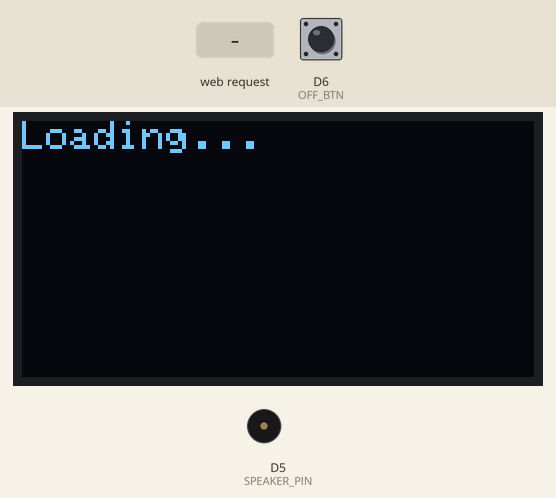
A sketch run on a simulated ESP8266 (NodeMCU). Parts: 128×64 one-colour display, buzzer (waves = sounding). Inputs (shaded band) come from the test bench; at power-on: D6 (OFF_BTN) LOW. WiFi joins after 1.5 s; servers stay silent unless stated; the display library's start-up logo is not drawn; network time is answered at once with the bench clock; uploads are accepted with an empty reply; the local clock reads 2024-03-15 10:24:30 at power-on unless the sketch sets it; what the sketch prints to the serial monitor is not drawn. At 19.0 s the program restarts the board; the recording ends there.

Above: at 1.1 s.
At 6.0 s:
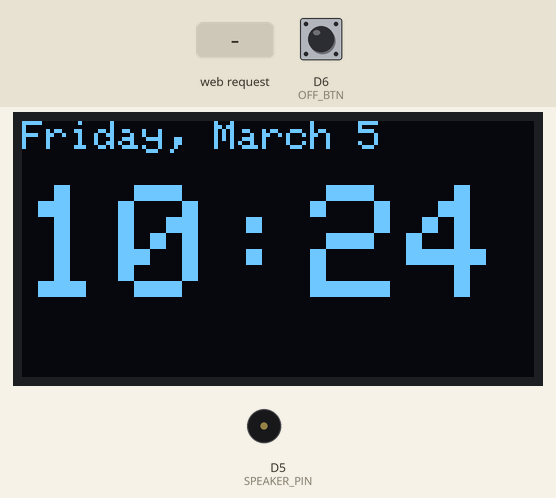
6.1 s: HTTP request GET /ALARM received
At 6.7 s:
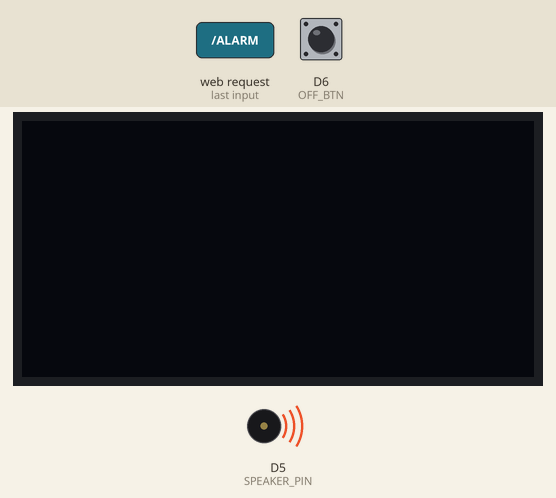
9.1 s: HTTP request GET /ADDALARM/ received
At 10.0 s:
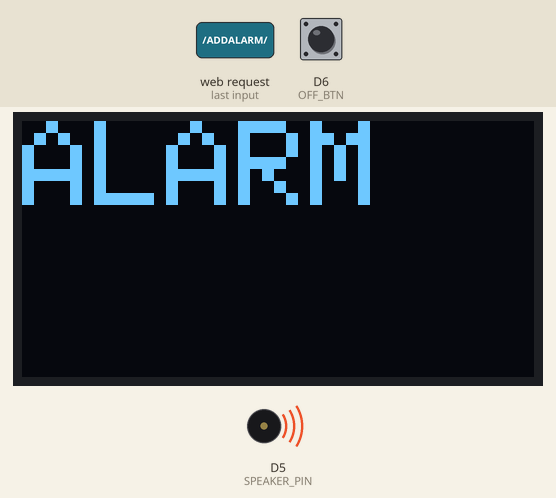
12.1 s: D6 (OFF_BTN) pulled HIGH for 0.15 s
At 12.8 s:
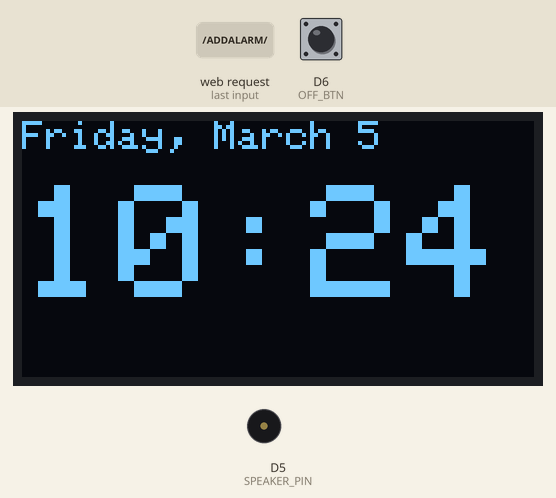
13.7 s: HTTP request GET /ALARM received
At 14.4 s:
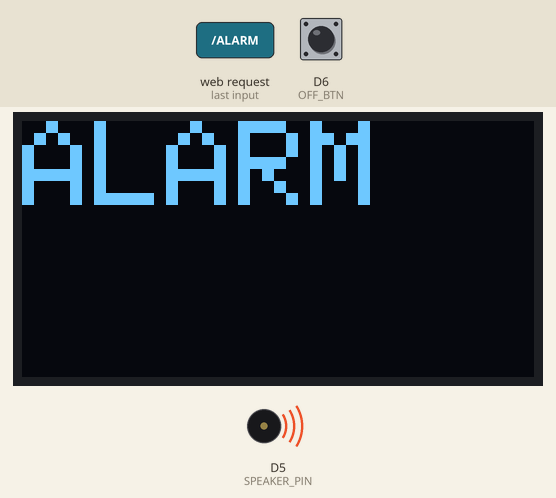
16.0 s: HTTP request GET /DELETEALARM/ received
19.0 s: HTTP request GET /STOP received
Timing chart, 0 to 19.0 s (numbered marks = the images above; inputs shaded):
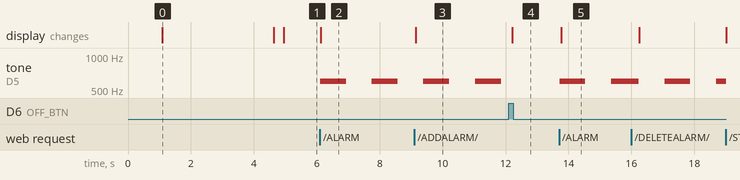

The sketch:

home_thing.ino
```cpp
#include <ArduinoJson.h>
#include <ESP8266WiFi.h>
#include <ESP8266HTTPClient.h>
#include <WiFiClient.h>
#include <SPI.h>
#include <Wire.h>
#include <Adafruit_GFX.h>
#include <Adafruit_SSD1306.h>
#include <NTPClient.h>
#include <WiFiUdp.h>
#include <vector>

#define SCREEN_WIDTH 128
#define SCREEN_HEIGHT 64
#define OLED_RESET -1
#define SCREEN_ADDRESS 0x3C
#define SPEAKER_PIN D5
#define WIFI_SSID "Dialog 4G 544"
#define WIFI_PASS "5d1ddCFD"
#define OFF_BTN D6

Adafruit_SSD1306 display(SCREEN_WIDTH, SCREEN_HEIGHT, &Wire, OLED_RESET);

const char *ssid = WIFI_SSID;
const char *password = WIFI_PASS;

// Define NTP Client to get time
WiFiUDP ntpUDP;
NTPClient timeClient(ntpUDP, "pool.ntp.org");

// Week Days
String weekDays[7] = {"Sunday", "Monday", "Tuesday", "Wednesday", "Thursday", "Friday", "Saturday"};

// Month names
String months[12] = {"January", "February", "March", "April", "May", "June", "July", "August", "September", "October", "November", "December"};

int Speaker = SPEAKER_PIN; // GPIO13
WiFiServer server(80);

bool isRingingAlarm = false;

void renderViews()
{
    if (!isRingingAlarm)
    {
        display.stopscroll();
        display.clearDisplay();
        display.setTextSize(1);
        display.setTextColor(WHITE);
        display.setCursor(0, 0);

        time_t epochTime = timeClient.getEpochTime();
        display.print(weekDays[timeClient.getDay()]);
        display.print(", ");
        struct tm *ptm = gmtime((time_t *)&epochTime);
        display.print(months[ptm->tm_mon]);
        display.print(" ");
        display.print(timeClient.getDay());
        display.println();
        display.println();

        // Display time
        display.setTextSize(4);
        display.print(timeClient.getHours() % 12 == 0 ? 12 : timeClient.getHours() % 12);
        display.print(":");
        display.print(timeClient.getMinutes());

        display.display();
    }
    else
    {
        display.clearDisplay();
        display.display();
        display.setCursor(0, 0);
        display.setTextSize(3);
        display.print("ALARM");
        display.display();
    }
}

struct Alarm
{
    unsigned int hour;
    unsigned int minute;
    unsigned int weekend;
};

std::vector<Alarm> alarms;

void sendAlarmsToServer(const String &json)
{
    WiFiClient client;
    HTTPClient http;

    if (http.begin(client, "http://home-s1.tronic247.com/"))
    {
        std::unique_ptr<BearSSL::WiFiClientSecure> client(new BearSSL::WiFiClientSecure);
        client->setInsecure();

        http.addHeader("Content-Type", "application/json");
        // add valid headers such as user agent

        int httpCode = http.POST(json);
        if (httpCode == HTTP_CODE_OK)
        {
            Serial.println("Alarms saved successfully");
        }
        else
        {
            Serial.print("Failed to save alarms. Error code: ");
            Serial.println(httpCode);
        }

        http.end();
    }
    else
    {
        Serial.println("Failed to connect to server");
    }
}

String serializeAlarms()
{
    StaticJsonDocument<512> doc;

    JsonArray alarmsJson = doc.createNestedArray("alarms");

    for (const Alarm &alarm : alarms)
    {
        JsonObject alarmJson = alarmsJson.createNestedObject();
        alarmJson["hour"] = alarm.hour;
        alarmJson["minute"] = alarm.minute;
        alarmJson["weekend"] = alarm.weekend;
    }

    String json;

    serializeJson(doc, json);

    return json;
}

void saveAlarms()
{
    String json = serializeAlarms();
    sendAlarmsToServer(json);
}

void loadAlarms()
{
    WiFiClient client;
    HTTPClient http;

    if (http.begin(client, "http://home-s1.tronic247.com/"))
    {
        int httpCode = http.GET();
        if (httpCode == HTTP_CODE_OK)
        {
            String json = http.getString();

            StaticJsonDocument<512> doc;
            deserializeJson(doc, json);

            JsonArray alarmsJson = doc["alarms"];

            Serial.println("Alarms loaded successfully");
            Serial.println(json);

            for (JsonObject alarmJson : alarmsJson)
            {
                Alarm alarm;
                alarm.hour = alarmJson["hour"];
                alarm.minute = alarmJson["minute"];
                alarm.weekend = alarmJson["weekend"];
                alarms.push_back(alarm);
            }
        }
        else
        {
            Serial.print("Failed to load alarms. Error code: ");
            Serial.println(httpCode);
        }

        http.end();
    }
    else
    {
        Serial.println("Failed to connect to server");
    }
}

void addAlarm(unsigned int hour, unsigned int minute, unsigned int weekend = 0)
{
    Alarm alarm;
    alarm.hour = hour;
    alarm.minute = minute;
    alarm.weekend = weekend;
    alarms.push_back(alarm);
    saveAlarms();
}

void deleteAlarm(unsigned int hour, unsigned int minute)
{
    unsigned int alarmId = 0;

    for (const Alarm &alarm : alarms)
    {
        if (alarm.hour == hour && alarm.minute == minute)
        {
            alarms.erase(alarms.begin() + alarmId);
            break;
        }

        alarmId++;
    }

    saveAlarms();
}

unsigned int lastPlayedAlarmId = 0;

void checkAlarms()
{
    if (!isRingingAlarm)
    {
        for (const Alarm &alarm : alarms)
        {
            int alarmTime = alarm.hour * 60 + alarm.minute;
            int currentDay = timeClient.getDay();
            bool isWeekend = (currentDay == 0 || currentDay == 6);

            if (alarm.hour == timeClient.getHours() && alarm.minute == timeClient.getMinutes() && alarmTime != lastPlayedAlarmId &&
                ((alarm.weekend == 1 && isWeekend)))
            {
                isRingingAlarm = true;
                lastPlayedAlarmId = alarmTime;
                break; // Exit the loop after the first alarm is found
            }
        }
    }
}

const unsigned long toneDuration = 800;  // Duration of each tone in milliseconds
const unsigned long pauseDuration = 100; // Duration of pause between tones in milliseconds
unsigned long previousTime = 0;
int toneCounter = 0;

void alarm_music()
{
    unsigned long currentTime = millis();

    if (isRingingAlarm)
    {
        if (currentTime - previousTime >= toneDuration)
        {
            previousTime = currentTime;

            if (toneCounter % 2 == 0)
            {
                tone(SPEAKER_PIN, 600); // Play tone
            }
            else
            {
                noTone(SPEAKER_PIN); // Silence
            }

            toneCounter++;
        }
    }
}

void setup()
{
    Serial.begin(9600);

    if (!display.begin(SSD1306_SWITCHCAPVCC, SCREEN_ADDRESS))
    {
        Serial.println(F("SSD1306 allocation failed"));
        for (;;)
            ;
    }

    display.display();
    delay(1000);
    display.clearDisplay();
    display.setCursor(0, 0);
    display.setTextColor(WHITE);
    display.setTextSize(1);
    // display.setRotation(2);
    display.println("Loading...");
    display.display();
    delay(2000);

    /**
     * Connect to the internet
     */
    WiFi.begin(ssid, password);
    /*Keep trying to connect to the internet until it is connected*/
    while (WiFi.status() != WL_CONNECTED)
    {
        delay(500);
        Serial.print(".");
    }
    Serial.println(WiFi.localIP());

    /**
     * Connect to the NTP server
     */
    timeClient.begin();
    timeClient.setTimeOffset(19800);
    timeClient.forceUpdate();

    /**
     * Server start
     */
    server.begin();
    display.clearDisplay();
    display.setTextColor(WHITE);
    display.display();

    /**
     * Pinmodes
     */
    pinMode(SPEAKER_PIN, OUTPUT);
    pinMode(OFF_BTN, INPUT);

    /**
     * Alarm stuff
     */
    loadAlarms();
}

void loop()
{
    /*
    Todo: figure out a more efficient way to do this
    */
    alarm_music();
    checkAlarms();
    renderViews();

    if (digitalRead(OFF_BTN) == HIGH)
    {
        isRingingAlarm = false;
        noTone(SPEAKER_PIN);
    }

    // Check if a client has connected
    WiFiClient client = server.available();
    if (!client)
    {
        return;
    }

    while (!client.available())
    {
        delay(1);
    }

    // Read the first line of the request
    String request = client.readStringUntil('\r');
    client.flush();

    if (request.indexOf("/ALARM") != -1)
    {
        noTone(SPEAKER_PIN); // Silence
        isRingingAlarm = true;
    }

    /**
     * If request has /ADDALARM/HH/MM/W
     */
    if (request.indexOf("/ADDALARM/") != -1)
    {
        int hourIndex = request.indexOf("/ADDALARM/") + 10;
        int hour = request.substring(hourIndex, hourIndex + 2).toInt();

        int minuteIndex = hourIndex + 3;
        int minute = request.substring(minuteIndex, minuteIndex + 2).toInt();

        int weekendIndex = minuteIndex + 3;
        int weekend = request.substring(weekendIndex, weekendIndex + 1).toInt();

        addAlarm(hour, minute, weekend);
    }

    /**
     * If request has /DELETEALARM/HH/MM
     */
    if (request.indexOf("/DELETEALARM/") != -1)
    {
        int hourIndex = request.indexOf("/DELETEALARM/") + 13;
        int hour = request.substring(hourIndex, hourIndex + 2).toInt();

        int minuteIndex = hourIndex + 3;
        int minute = request.substring(minuteIndex, minuteIndex + 2).toInt();

        deleteAlarm(hour, minute);
    }

    /**
     * If request is ALARMS
     */
    if (request.indexOf("/JSON") != -1)
    {
        client.println("HTTP/1.1 200 OK");
        client.println("Content-Type: application/json");
        client.println("{\"running_for\": " + String(millis() / 1000) + ", \"alarms\": ");
        client.println(serializeAlarms());
        client.println("}");
    }
    else if (request.indexOf("/STOP") != -1)
    {
        client.println("HTTP/1.1 200 OK");
        client.println("Content-Type: text/html");
        client.println(""); //  do not forget this one
        client.println("1");
        ESP.restart();
    }
    else
    {
        client.println("HTTP/1.1 200 OK");
        client.println("Content-Type: text/html");
        client.println(""); // do not forget this one
        client.println(R"html(
<!DOCTYPE html>
<html>
	<head>
		  <script src="https://cdn.tailwindcss.com"></script>
	</head>

	<div class="m-auto max-w-2xl shadow-xl border rounded-lg px-6 py-4 mt-8">
		<button class="bg-blue-500 border border-transparent text-white py-2 px-4 rounded transition-all hover:bg-blue-700 active:bg-blue-800" id="trigger">Manually Trigger the alarm</button>
		<button class="border border-red-500 text-red-600 py-2 px-4 rounded transition-all hover:bg-red-100 active:bg-red-200" id="stop">Restart</button>
        <button class="border border-transparent bg-gray-500 text-white py-2 px-4 rounded transition-all hover:bg-gray-600 active:bg-gray-700" id="loadLogs">Load Logs</button>

		<br /><br />

		<h1 class="text-2xl font-semibold mb-2">Add Alarm</h1>

		<div class="flex items-center space-x-2">
			<div>
				<label for="HH" class="sr-only">HH</label>
				<input type="number" class="border focus:ring border-gray-300 rounded-md outline-none px-4 py-2" id="HH" />
			</div>
			<div>
				<label for="MM" class="sr-only">MM</label>
				<input type="number" class="border focus:ring border-gray-300 rounded-md outline-none px-4 py-2" id="MM" />
			</div>
      <div>
				<label for="MM" class="sr-only">Weekends?</label>
				<input type="checkbox" class="border focus:ring border-gray-300 rounded-md outline-none px-4 py-2" id="ONWEEKENDS" />
			</div>
			<div>
				<button type="submit" class="bg-blue-500 border border-transparent text-white py-2 px-4 rounded transition-all hover:bg-blue-700 active:bg-blue-800" onclick="addAlarm()">
					Add Alarm
				</button>
			</div>
		</div>

			<h2 class="text-2xl font-semibold my-2">Current Alarms</h2>
			<div id="alarms"></div>

            <h2 class="text-2xl font-semibold my-2">Log</h2>
            <pre id="LOG"></pre>
		</div>
	</div>

	<script src="https://code.jquery.com/jquery-3.7.0.min.js" integrity="sha256-2Pmvv0kuTBOenSvLm6bvfBSSHrUJ+3A7x6P5Ebd07/g=" crossorigin="anonymous"></script>

	<script>
        function addLog(...a){
            $("#LOG").append(a.join(" ") + "\n");
        }

        addLog("Started");

		$("#trigger").click(function () {
			let t = $(this);
			$(this).attr("disabled", true);

			$.ajax({
				url: "/ALARM",
				//when the request is done
				complete: function () {
					setTimeout(function () {
						t.attr("disabled", false);
					}, 800);

                    addLog("Triggered");
				},
			});
		});

		$("#stop").click(function () {
			let t = $(this);
			$(this).attr("disabled", true);

			$.ajax({
				url: "/STOP",
			});

            addLog("Stopped");

			let i = 1;
			const interval = setInterval(function () {
				t.text(`Reconnecting (${i++}s)`);
				$.ajax({
					url: "/",
					complete: function (data) {
						clearInterval(interval);
						t.attr("disabled", false);
						t.text("Stop");
					},
				});
			}, 1000);
		});

		function addAlarm() {
			let HH = +$("#HH").val();
			let MM = +$("#MM").val();

			//add 0 if HH or MM is less than 10
			if (HH < 10) {
				HH = "0" + HH;
			}
			if (MM < 10) {
				MM = "0" + MM;
			}

			$.ajax({
				url: `/ADDALARM/${HH}/${MM}/${$("#ONWEEKENDS").is(":checked") ? 1 : 0}`,
				complete: function () {
					window.location.reload();
				},
			});
		}

        $("#loadLogs").click(function(){
            $.ajax({
                url: "/JSON",
                complete: function(data){
                    addLog("Loaded Logs");

                    const blob = new Blob([data.responseText], {type: "text/json"});
                    window.open(URL.createObjectURL(blob), "Logs", "width=600,height=400,scrollbars=yes");
                }
            });
        });

		const alarms = [
)html");
        for (const Alarm &alarm : alarms)
        {
            client.print("[");
            client.print(alarm.hour);
            client.print(",");
            client.print(alarm.minute);
            client.print(",");
            client.print(alarm.weekend);
            client.print("],");
        }

        client.println(R"html(
		];
		alarms.forEach((alarm) => {
			$("#alarms").append(
				`<div class="flex items-center space-x-2 mb-3">
					<div>
						<label for="staticEmail2" class="sr-only">HH</label>
						<input type="number" readonly class="border border-gray-300 rounded-md px-4 py-2" id="staticEmail2" value="${alarm[0]}" />
					</div>
					<div>
						<label for="inputPassword2" class="sr-only">MM</label>
						<input type="number" readonly class="border border-gray-300 rounded-md px-4 py-2" id="inputPassword2" value="${alarm[1]}" />
					</div>
					<div>
           ${alarm[2] == 1 ? '<span class="text-green-500">Also on weekends</span>' : ""}
						<button type="submit" class="bg-red-500 border border-transparent text-white py-2 px-4 rounded transition-all hover:bg-red-700 active:bg-red-800" onclick="deleteAlarm(${alarm[0]}, ${alarm[1]})">
							Delete
						</button>
					</div>
				</div>`
			);
		});

		function deleteAlarm(HH, MM) {
			//add 0 if HH or MM is less than 10
			if (HH < 10) {
				HH = "0" + HH;
			}
			if (MM < 10) {
				MM = "0" + MM;
			}

			$.ajax({
				url: `/DELETEALARM/${HH}/${MM}`,
				complete: function () {
					window.location.reload();
				},
			});
		}
	</script>
</html>
)html");
    }
}
```

Measured:
- after the input at 6.1 s, tone on D5 (SPEAKER_PIN): alternates 600 Hz for 0.82 s and silent for 0.82 s, starting at once; the display: changes at once (image 2)
- after the input at 9.1 s, the display: changes at once (image 3)
- after the input at 12.1 s, tone on D5 (SPEAKER_PIN): stays silent (without the input it goes to 600 Hz after 0.58 s); the display: changes after 0.12 s (image 4)
- after the input at 13.7 s, tone on D5 (SPEAKER_PIN): silent → 600 Hz at once, → silent 0.82 s later, → 600 Hz 0.82 s later; the display: changes after 0.07 s (image 5)
- after the input at 19.0 s, every drawn part: stays the same
- what the display in image 0 shows lasts 3.5 s, from 1.1 s to 4.6 s
